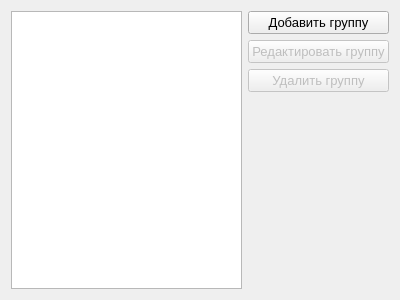
<?xml version="1.0" encoding="UTF-8"?>
<ui version="4.0">
 <class>GroupsForm</class>
 <widget class="QWidget" name="GroupsForm">
  <property name="geometry">
   <rect>
    <x>0</x>
    <y>0</y>
    <width>400</width>
    <height>300</height>
   </rect>
  </property>
  <property name="font">
   <font>
    <pointsize>10</pointsize>
   </font>
  </property>
  <property name="windowTitle">
   <string>Form</string>
  </property>
  <layout class="QVBoxLayout" name="verticalLayout_2">
   <item>
    <layout class="QHBoxLayout" name="horizontalLayout">
     <item>
      <widget class="QListWidget" name="listWidget">
       <property name="font">
        <font>
         <pointsize>10</pointsize>
        </font>
       </property>
       <property name="editTriggers">
        <set>QAbstractItemView::NoEditTriggers</set>
       </property>
      </widget>
     </item>
     <item>
      <layout class="QVBoxLayout" name="verticalLayout">
       <item>
        <widget class="QPushButton" name="addButton">
         <property name="text">
          <string>Добавить группу</string>
         </property>
         <property name="icon">
          <iconset>
           <normalon>:/icons/add.png</normalon>
          </iconset>
         </property>
        </widget>
       </item>
       <item>
        <widget class="QPushButton" name="editButton">
         <property name="enabled">
          <bool>false</bool>
         </property>
         <property name="text">
          <string>Редактировать группу</string>
         </property>
         <property name="icon">
          <iconset>
           <normalon>:/icons/edit.png</normalon>
          </iconset>
         </property>
        </widget>
       </item>
       <item>
        <widget class="QPushButton" name="removeButton">
         <property name="enabled">
          <bool>false</bool>
         </property>
         <property name="text">
          <string>Удалить группу</string>
         </property>
         <property name="icon">
          <iconset>
           <normalon>:/icons/remove.png</normalon>
          </iconset>
         </property>
        </widget>
       </item>
       <item>
        <spacer name="verticalSpacer">
         <property name="orientation">
          <enum>Qt::Vertical</enum>
         </property>
         <property name="sizeHint" stdset="0">
          <size>
           <width>20</width>
           <height>40</height>
          </size>
         </property>
        </spacer>
       </item>
      </layout>
     </item>
    </layout>
   </item>
  </layout>
 </widget>
 <resources/>
 <connections/>
</ui>
